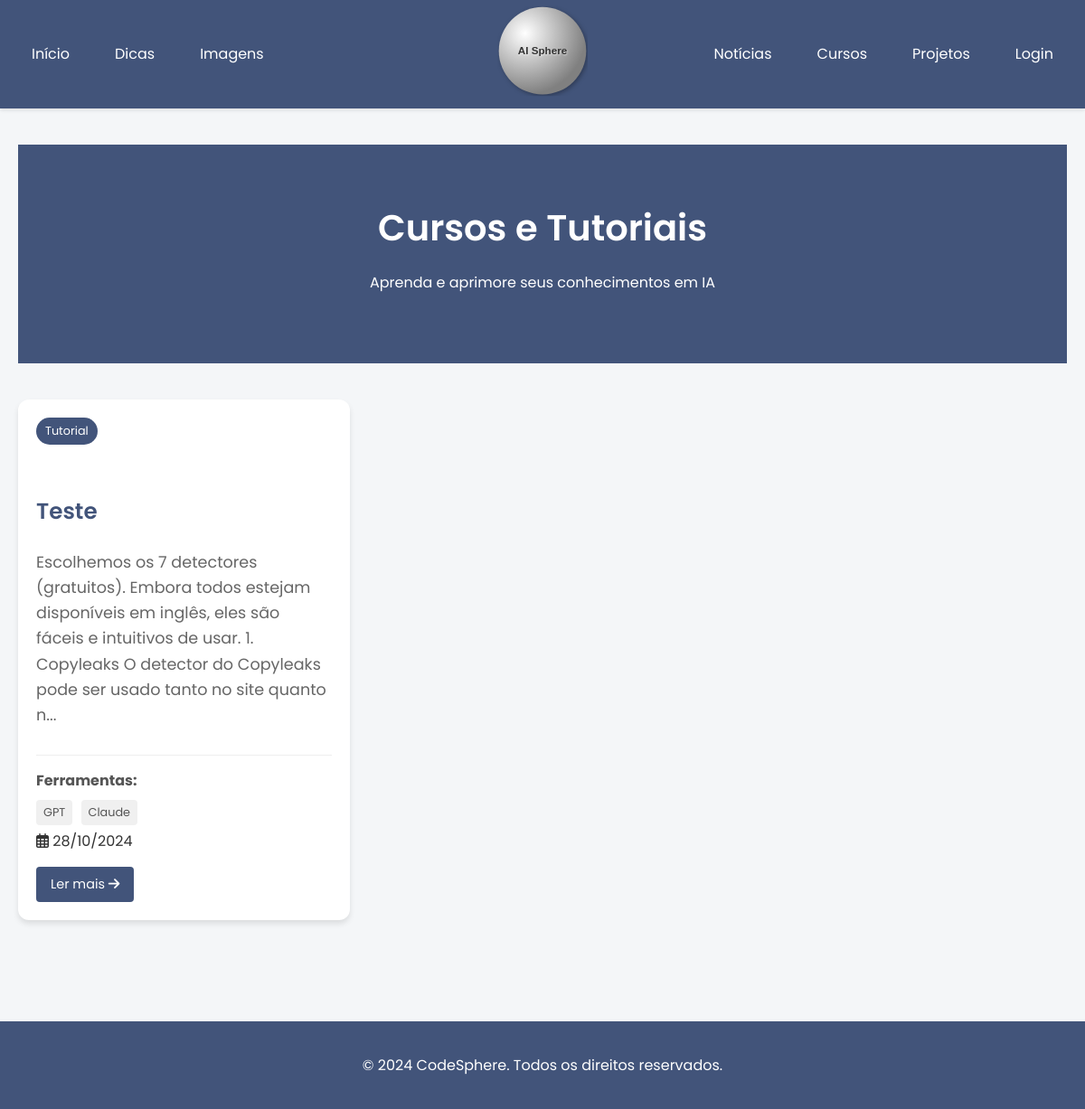
Page /cursos on the committed database.
### app.py (models this page shows, shortened)
class Tutorial(db.Model):
    id = db.Column(db.Integer, primary_key=True)
    titulo = db.Column(db.String(200), nullable=False)
    texto = db.Column(db.Text, nullable=False)
    tag_tutorial = db.Column(db.String(50), nullable=False)  # Ex: "Python", "Machine Learning", etc.
    ferramentas = db.Column(db.String(200), nullable=False)  # Ferramentas utilizadas
    data_criacao = db.Column(db.DateTime, default=datetime.utcnow)

### app.py (the view)
@app.route('/cursos')
def cursos():
    tutoriais = Tutorial.query.order_by(Tutorial.data_criacao.desc()).all()
    return render_template('cursos.html', tutoriais=tutoriais)

### templates/cursos.html (shortened to what this page needs)
{% extends "base.html" %}
{% block content %}
<div class="container">
    <header>
        <h1>Cursos e Tutoriais</h1>
        <p class="subtitle">Aprenda e aprimore seus conhecimentos em IA</p>
    </header>
    <div class="tutoriais-grid">
        {% for tutorial in tutoriais %}
        <article class="tutorial-card">
            <div class="tutorial-tags">
                <div class="tutorial-tag">{{ tutorial.tag_tutorial }}</div>
            </div>
            <div class="tutorial-content">
                <h2 class="tutorial-titulo">{{ tutorial.titulo }}</h2>
                <p class="tutorial-preview">
                    {% if tutorial.texto|length > 200 %}
                        {{ tutorial.texto[:200] }}...
                    {% else %}
                        {{ tutorial.texto }}
                    {% endif %}
                </p>
            </div>
            <div class="tutorial-footer">
                <div class="tutorial-tools">
                    <span class="tools-label">Ferramentas:</span>
                    <div class="tools-tags">
                        {% for ferramenta in tutorial.ferramentas.split(',') %}
                            <span class="tool-tag">{{ ferramenta.strip() }}</span>
                        {% endfor %}
                    </div>
                </div>
                <div class="tutorial-meta">
                    <span class="tutorial-date">
                        <i class="far fa-calendar-alt"></i>
                        {{ tutorial.data_criacao.strftime('%d/%m/%Y') }}
                    </span>
                </div>
                <a href="{{ url_for('ver_tutorial', id=tutorial.id) }}" class="read-more-btn">
                    <span>Ler mais</span>
                    <i class="fas fa-arrow-right"></i>
                </a>
            </div>
        </article>
        {% else %}
        <div class="no-tutorials">
            <p>Nenhum tutorial encontrado.</p>
        </div>
        {% endfor %}
    </div>
</div>
{% endblock %}

### static/styles.css (style rules this page uses)
:root { --primary-color: #42547a; --secondary-color: #42547a; --background-color: #f4f6f8; --card-background: #ffffff; --text-color: #333333; --shadow: 0 4px 6px rgba(0, 0, 0, 0.1); }
body { font-family: 'Poppins', sans-serif; background-color: var(--background-color); color: var(--text-color); line-height: 1.6; margin: 0; padding: 0; }
.container { max-width: 1200px; margin: 0 auto; padding: 0 20px; }
header { background-color: var(--secondary-color); color: white; text-align: center; padding: 60px 0; margin-bottom: 40px; }
header h1 { margin: 0; font-size: 2.5rem; }
h1, h2, h3 { font-weight: 600; }
.tutoriais-grid { display: grid; grid-template-columns: repeat(auto-fill, minmax(300px, 1fr)); gap: 30px; margin-top: 30px; }
.tutorial-card { background-color: white; border-radius: 12px; padding: 20px; box-shadow: 0 4px 6px rgba(0, 0, 0, 0.1); position: relative; }
.tutorial-tag { display: inline-block; background-color: var(--primary-color); color: white; padding: 5px 10px; border-radius: 15px; font-size: 0.8em; margin-bottom: 15px; }
.tutorial-titulo { font-size: 1.4em; margin-bottom: 15px; color: var(--secondary-color); }
.tutorial-preview { color: #666; margin-bottom: 20px; line-height: 1.6; }
.tutorial-tools { margin-top: 20px; padding-top: 15px; border-top: 1px solid #eee; }
.tools-label { display: block; font-weight: bold; margin-bottom: 8px; color: #555; }
.tool-tag { display: inline-block; background-color: #f0f0f0; padding: 4px 8px; border-radius: 4px; font-size: 0.8em; margin-right: 5px; margin-bottom: 5px; color: #555; }
.read-more-btn { display: inline-block; padding: 8px 16px; background-color: var(--primary-color); color: white; text-decoration: none; border-radius: 4px; margin-top: 15px; font-size: 0.9em; transition: background-color 0.3s ease; }
.tutorial-tags { display: flex; justify-content: space-between; align-items: center; margin-bottom: 15px; }
.tutorial-content { font-size: 1.1em; line-height: 1.8; color: #333; margin: 30px 0; }
.tutorial-content p { margin-bottom: 1.5em; }
.tutorial-content h2, .tutorial-content h3, .tutorial-content h4 { margin: 1.5em 0 0.8em; color: var(--secondary-color); }

### rows in the picture
Tutorial: tag_tutorial "Tutorial", titulo "Teste", texto "Escolhemos os 7 detectores (gratuitos). Embora todos estejam disponíveis em inglês, eles são fáceis e intuitivos de usar. 1. Copyleaks O detector do Copyleaks pode ser usado tanto no site quanto n", strip "GPT" "Claude", data_criacao "28/10/2024"
